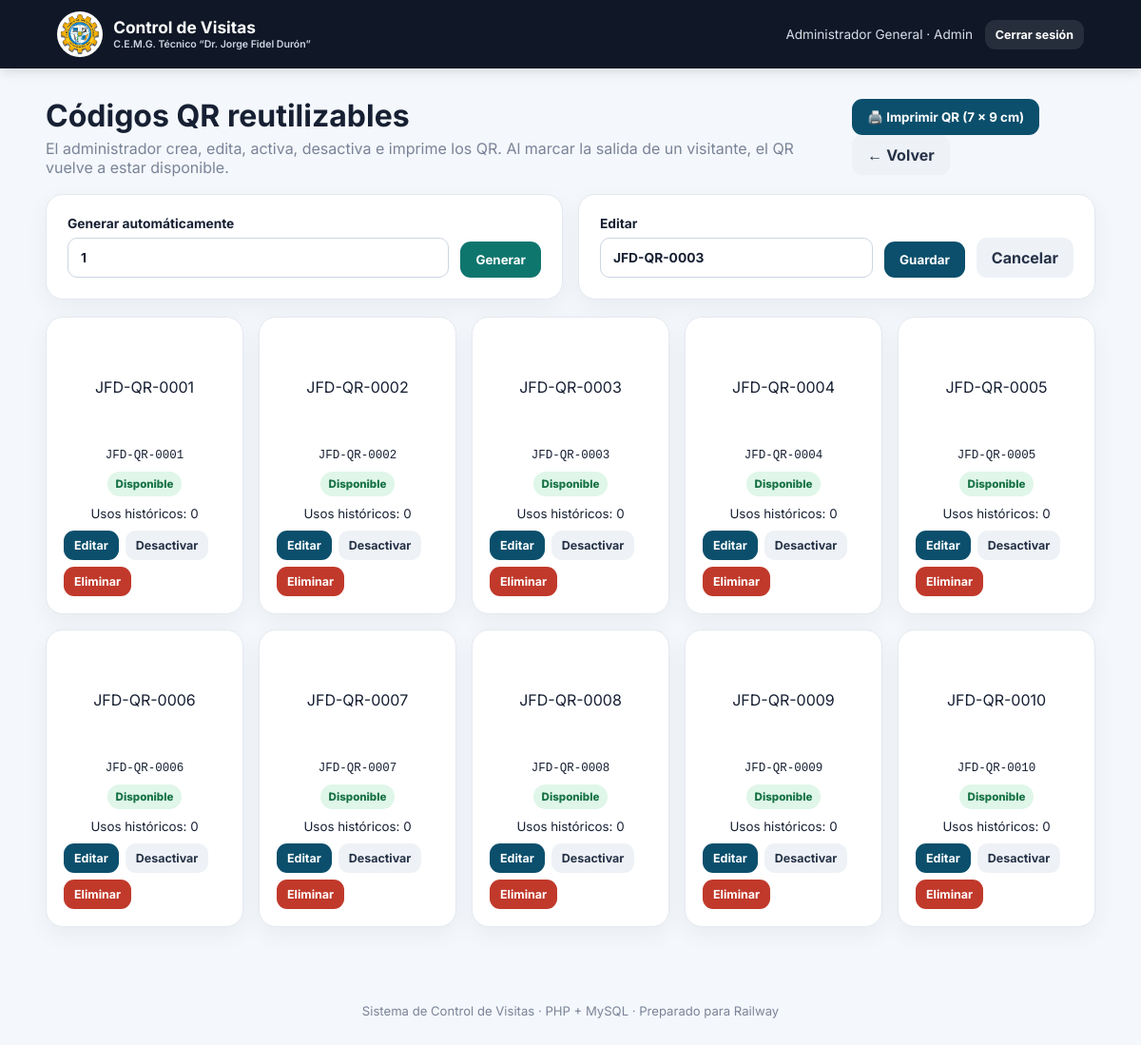
/admin/codigos_qr.php?editar=3 (signed in), run on the app's committed database.
### tables this page shows
CREATE TABLE IF NOT EXISTS codigos_qr (
  id_codigo_qr INT AUTO_INCREMENT PRIMARY KEY,
  codigo VARCHAR(80) NOT NULL UNIQUE,
  estado ENUM('Disponible','Asignado','Inactivo') NOT NULL DEFAULT 'Disponible',
  activo TINYINT(1) NOT NULL DEFAULT 1,
  creado_por INT NULL,
  creado_en TIMESTAMP NOT NULL DEFAULT CURRENT_TIMESTAMP,
  asignado_en DATETIME NULL,
  CONSTRAINT fk_qr_creador FOREIGN KEY (creado_por) REFERENCES usuarios(id_usuario) ON DELETE SET NULL,
  INDEX idx_qr_estado (estado),
  INDEX idx_qr_activo (activo)
);

### funciones.php (called while the page is built, shortened)
<?php
function e($v): string { return htmlspecialchars((string)$v, ENT_QUOTES, 'UTF-8'); }

### admin/codigos_qr.php (the view, shortened to what this page needs)
<?php
require_once __DIR__.'/../funciones.php';
$editar=null;if(isset($_GET['editar'])){$id=(int)$_GET['editar'];$st=mysqli_prepare($conn,"SELECT * FROM codigos_qr WHERE id_codigo_qr=?");mysqli_stmt_bind_param($st,'i',$id);mysqli_stmt_execute($st);$editar=mysqli_fetch_assoc(mysqli_stmt_get_result($st));}
$r=mysqli_query($conn,"SELECT c.*,u.nombre_completo creador,(SELECT COUNT(*) FROM visitas v WHERE v.id_codigo_qr=c.id_codigo_qr) usos,(SELECT vi.nombre_completo FROM visitas v JOIN visitantes vi ON vi.id_visitante=v.id_visitante WHERE v.id_codigo_qr=c.id_codigo_qr AND v.estado_visita IN ('Pendiente','Activa') ORDER BY v.id_visita DESC LIMIT 1) visitante_actual FROM codigos_qr c LEFT JOIN usuarios u ON u.id_usuario=c.creado_por ORDER BY c.id_codigo_qr");
$lista=$r->fetch_all(MYSQLI_ASSOC);
$titulo='Códigos QR';$base='..';include __DIR__.'/../header.php'; ?>
<div class="page-head no-print"><div><h1>Códigos QR reutilizables</h1><p>El administrador crea, edita, activa, desactiva e imprime los QR. Al marcar la salida de un visitante, el QR vuelve a estar disponible.</p></div><div><button class="btn secondary" type="button" onclick="window.print()">🖨️ Imprimir QR (7 × 9 cm)</button> <a class="btn ghost" href="dashboard.php">← Volver</a></div></div>
<div class="grid actions no-print" style="margin-bottom:18px">
<form method="post" class="card inline-form" style="margin:0"><input type="hidden" name="accion" value="generar"><label class="grow">Generar automáticamente<input type="number" name="cantidad" min="1" max="100" value="1" required></label><button class="btn primary">Generar</button></form>
<form method="post" class="card inline-form" style="margin:0"><input type="hidden" name="accion" value="guardar"><input type="hidden" name="id" value="<?=e($editar['id_codigo_qr']??'')?>"><label class="grow"><?=$editar?'Editar':'Crear manualmente'?><input name="codigo" maxlength="80" value="<?=e($editar['codigo']??'')?>" placeholder="JFD-QR-0011" required></label><button class="btn secondary">Guardar</button><?php if($editar):?><a class="btn ghost" href="codigos_qr.php">Cancelar</a><?php endif;?></form>
</div>
<div class="qr-admin-grid">
<?php foreach($lista as $c): ?>
<article class="qr-admin-card <?=!$c['activo']?'qr-disabled':''?>">
<div class="qr-mini" data-code="<?=e($c['codigo'])?>"></div><code><?=e($c['codigo'])?></code>
<span class="badge no-print <?=$c['estado']==='Disponible'?'success':($c['estado']==='Asignado'?'warning':'secondary')?>"><?=e($c['estado'])?></span>
<?php if($c['visitante_actual']):?><small class="no-print">Asignado a: <?=e($c['visitante_actual'])?></small><?php endif;?><small class="no-print">Usos históricos: <?=(int)$c['usos']?></small>
<div class="row-actions no-print"><a class="btn small secondary" href="?editar=<?=$c['id_codigo_qr']?>">Editar</a><form method="post"><button class="btn small ghost" <?=$c['estado']==='Asignado'?'disabled':''?>><?=$c['activo']?'Desactivar':'Activar'?></button></form><form method="post" onsubmit="return confirm('¿Eliminar este QR? Solo se podrá eliminar si nunca ha sido usado.');"><button class="btn small danger" <?=$c['estado']==='Asignado'?'disabled':''?>>Eliminar</button></form></div>
</article><?php endforeach; ?>
</div>
<?php include __DIR__.'/../footer.php'; ?>

### css/style.css (style rules this page uses)
* { box-sizing:border-box }
html,body { margin:0;background:#f4f7fb;color:#172033;font-family:Inter,system-ui,sans-serif }
a { text-decoration:none;color:inherit }
.grid.actions { display:grid;grid-template-columns:repeat(2,1fr);gap:16px }
.btn { display:inline-flex;align-items:center;justify-content:center;border:0;border-radius:11px;padding:11px 16px;font-weight:700;cursor:pointer;font-family:inherit }
.btn.primary { background:#0f766e;color:#fff }
.btn.secondary { background:#0b4f6c;color:#fff }
.btn.danger { background:#c0392b;color:#fff }
.btn.ghost { background:#eef2f7;color:#263247 }
.btn.small { padding:8px 11px;font-size:.78rem }
.page-head { display:flex;justify-content:space-between;align-items:center;gap:20px;margin-bottom:18px }
.page-head h1 { margin:0 0 5px }
.page-head p { margin:0;color:#7a8498 }
.card,.table-card { background:#fff;border:1px solid #e4e9f0;border-radius:18px;padding:22px;box-shadow:0 8px 25px #12223a0d;margin-bottom:18px }
.form-grid label,.auth-card label,.inline-form label { font-size:.86rem;font-weight:700;display:flex;flex-direction:column;gap:7px }
input,select,textarea { width:100%;border:1px solid #ccd5e2;background:#fff;border-radius:10px;padding:12px 13px;font:inherit;color:#172033;outline:none }
.inline-form,.searchbar { display:flex;gap:12px;align-items:end }
.grow { flex:1 }
.badge { display:inline-block;padding:6px 9px;border-radius:999px;font-size:.72rem;font-weight:800 }
.badge.success { background:#dff6e9;color:#177245 }
.small { font-size:.8rem }
.qr-admin-grid { display:grid;grid-template-columns:repeat(auto-fill,minmax(190px,1fr));gap:16px }
.qr-admin-card { background:#fff;border:1px solid #e4e9f0;border-radius:18px;padding:18px;text-align:center;display:flex;flex-direction:column;align-items:center;gap:10px;box-shadow:0 8px 25px #12223a0d }
.qr-mini { min-height:110px;display:grid;place-items:center }
.qr-admin-card code { font-size:.78rem;word-break:break-all }
.row-actions { display:flex;flex-wrap:wrap;gap:7px;align-items:center }
.row-actions form { margin:0 }

### data on the page
codigos_qr: codigo "JFD-QR-0003", estado "Disponible", usos "0", activo "Desactivar"
codigos_qr: codigo "JFD-QR-0001", estado "Disponible", usos "0", activo "Desactivar"
codigos_qr: codigo "JFD-QR-0002", estado "Disponible", usos "0", activo "Desactivar"
codigos_qr: codigo "JFD-QR-0004", estado "Disponible", usos "0", activo "Desactivar"
codigos_qr: codigo "JFD-QR-0005", estado "Disponible", usos "0", activo "Desactivar"
codigos_qr: codigo "JFD-QR-0006", estado "Disponible", usos "0", activo "Desactivar"
codigos_qr: codigo "JFD-QR-0007", estado "Disponible", usos "0", activo "Desactivar"
codigos_qr: codigo "JFD-QR-0008", estado "Disponible", usos "0", activo "Desactivar"
codigos_qr: codigo "JFD-QR-0009", estado "Disponible", usos "0", activo "Desactivar"
codigos_qr: codigo "JFD-QR-0010", estado "Disponible", usos "0", activo "Desactivar"

### other printed values
$_SESSION['user_name'] "Administrador General"
$_SESSION['user_rol'] "Admin"
